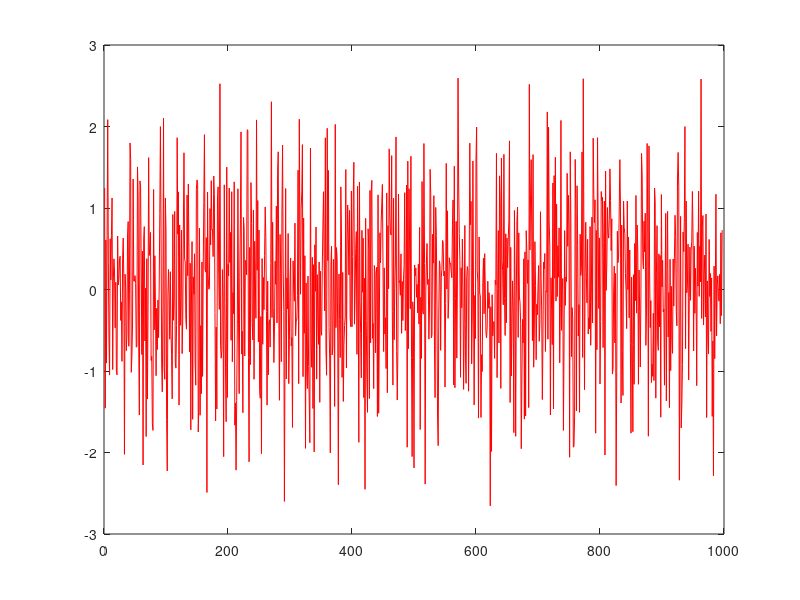

MATLAB code for this plot: (Note: this script raises an error after producing the figure.)
clear variables
close all

%%%%%%%%%%%%%%%%%%%%%%%%%%%%%%%%%%%%%%%%%%%%%%%%%%%
% Initialisatie van het probleem. (bepaal input u).
%%%%%%%%%%%%%%%%%%%%%%%%%%%%%%%%%%%%%%%%%%%%%%%%%%%

% White noise
u = randn(1000,1);

% Zero input signal
% u = zeros(1000,1);

% Colored noise
% u = randn(1000,1);
% [b_butter, a_butter] = butter(4,0.2,'high');
% u = filter(b_butter,a_butter,u);

% Sinus wave
% F = 20; % Frequentie
% grid = 0:F*2*pi/1000:F*2*pi;
% u = sin(grid);

% Step function
% u = ones(1000,1);
% u(1) = 0;

% Impulse function
% u = zeros(1000,1);
% u(1) = 1;

index = u<=3;
u = u(index);
index = u>=-3;
u = u(index);

% Plot input signal
figure();
plot(u,'r');
hold off

%%%%%%%%%%%%%%%%%%%%%%%%%%%%%%%%%%%%%%%%%%%%%%%%%%%
% Experiment + output (y);
%%%%%%%%%%%%%%%%%%%%%%%%%%%%%%%%%%%%%%%%%%%%%%%%%%%
y = exercise2(u);
%poly = spline(u,y);


%%%%%%%%%%%%%%%%%%%%%%%%%%%%%%%%%%%%%%%%%%%%%%%%%%%
% Preprocessing
%%%%%%%%%%%%%%%%%%%%%%%%%%%%%%%%%%%%%%%%%%%%%%%%%%%
% Preprocessing stap 1: Verwijderen van delay.
% ir = cra([y,u],20,10,1);
% [~,R,~] = cra([y,u]);
% Preprocessing stap 2: Verwijderen pieken).
y = pkshave(y, [25,35], 1);

% Preprocessing stap 3: Verwijderen van trends.
y = detrend(y);


hold off;
plot(y,'r');

%%%%%%%%%%%%%%%%%%%%%%%%%%%%%%%%%%%%%%%%%%%%%%%%%%%
% Identificeren van model
%%%%%%%%%%%%%%%%%%%%%%%%%%%%%%%%%%%%%%%%%%%%%%%%%%%
% Schat aantal parameters mbv aic
N = 800;
I = 500;
grid = linspace(1,I,I);

% Bereken de Toeplitz matrix
for j = 1:I
    K = toeplitz(u(:,1), [u(1,1) zeros(1,I)] );
end
g = K\y;
g = g';

% Bereken de Kost functie AIC.
V_ls = zeros(I,1);
V_aic = zeros(I,1);
for t = 1:I
    yh = filter(g(1,1:t),1,u);
    V_ls(t,1) = 0;
    for i = 1:N
        V_ls(t,1) = V_ls(t,1) + (y(i,1)-yh(i,1))^2;
    end
    V_aic(t,1) = V_ls(t,1)*(1+2*t/N)/N;
end

figure()
plot(grid,V_aic(:,1),'-');

save real_problem;
